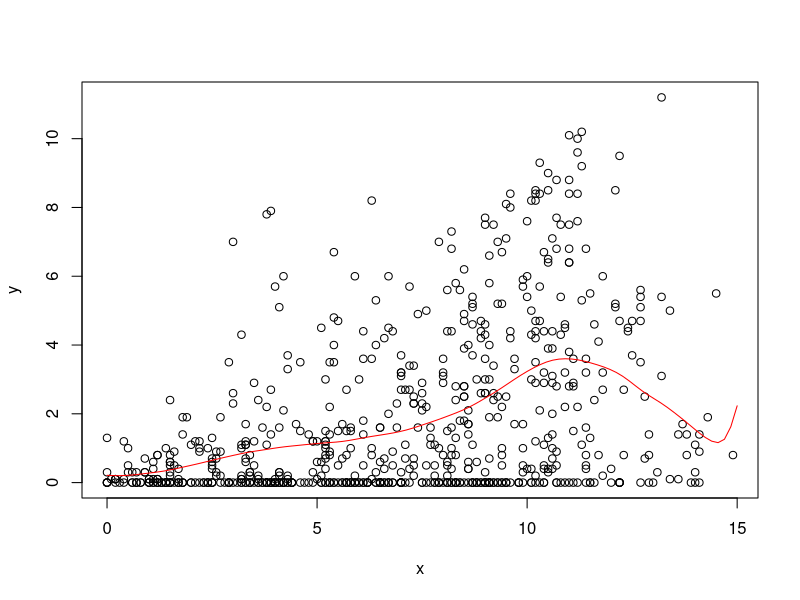
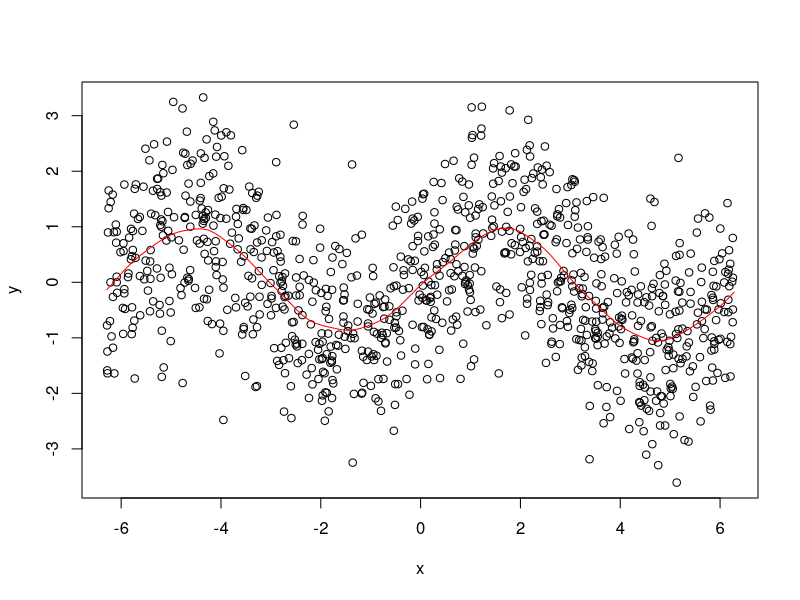

Reproduce these figures in R, in order.
# STAT-S 610
# LAB 4
# 2019-10-03
# https://jfukuyama.github.io/teaching/stat610/assignments/lab4.pdf

# --- functions --- #

#' @param x (numeric) vector of same length as y
#' @param y (numeric) vector of same length as y
#' @param z (numeric) vector, can be of a different length
#' @param omega (numeric) must be a scalar
#' @return (numeric) vector of the same length as z
llr = function(x, y, z, omega) {
  fits = sapply(z, compute_f_hat, x, y, omega)
  return(fits)
}

#' @param z (numeric) must be a scalar
#' @param x (numeric) vector of the same length as y
#' @param y (numeric) vector of the same length as x
#' @param omega (numeric) must be a scalar
#' @return (numeric) scalar
compute_f_hat = function(z, x, y, omega) {
  Wz = make_weight_matrix(z, x, omega)
  X = make_predictor_matrix(x)
  f_hat = c(1, z) %*% solve(t(X)%*% apply(t(X),1,function(x){Wz*x})) %*% t(X) %*% (Wz*y)
  return(f_hat)
}



#t(X) %*% diag(Wz) %*% X
#t(X)%*% apply(t(X),1,function(x){Wz*x})

#dim(t(X) %*% diag(Wz))
#length(Wz)
#apply(t(X),2,function(x){colSums(x * Wz)}) %*% y

#dim(lapply(Wz,function(x){rowSums(t(X) * x)}))

#t(apply(t(X),1,function(x){Wz*x})) %*% y

#' @param z (numeric) must be a scalar
#' @param x (numeric) vector of arbitrary length
#' @param omega (numeric) must be a scalar
#' @return (numeric) a diagonal matrix
make_weight_matrix = function(z, x, omega) {
  r = abs(x - z) / omega  # this is a vector of the same length as x
  w = sapply(r, W)  # this is a vector of the same length as x and r
  #Wz = diag(w)  # this is a diagonal matrix with elements from w
  return(w)
}

#' @param r (numeric) must be a scalar
#' @return (numeric) scalar
W = function(r) {
  if (abs(r) < 1) {
    return((1 - abs(r) ** 3) ** 3)
  } else {
    return(0)
  }
}

#' @param x (numeric) vector of arbitrary length
#' @return (numeric) matrix with 2 columns and rows equal to length of x
make_predictor_matrix = function(x) {
  n = length(x)
  return(cbind(rep(1, n), x))
}


# --- example 1 --- #

# get the data
data(french_fries, package = 'reshape2')
french_fries = na.omit(french_fries)

# input data
x = french_fries$potato
y = french_fries$buttery

# space along which to smooth
z = seq(0, 15, length.out = 100)

# run smoothing
fits = llr(z = z, x = x, y = y, omega = 2)

# plot the data and the smoother
plot(x, y)
lines(z, fits, col = 'red')


# --- example 2 --- #

# noisy sine wave
x = runif(1000, -2 * pi, 2 * pi)
y = sin(x) + rnorm(length(x))

# space along which to smooth
z = seq(-2 * pi, 2 * pi, length.out = 100)

# run smoothing
fits = llr(z = z, x = x, y = y, omega = pi / 3)

# plot the data and the smoother
plot(x, y)
lines(z, fits, col = 'red')
